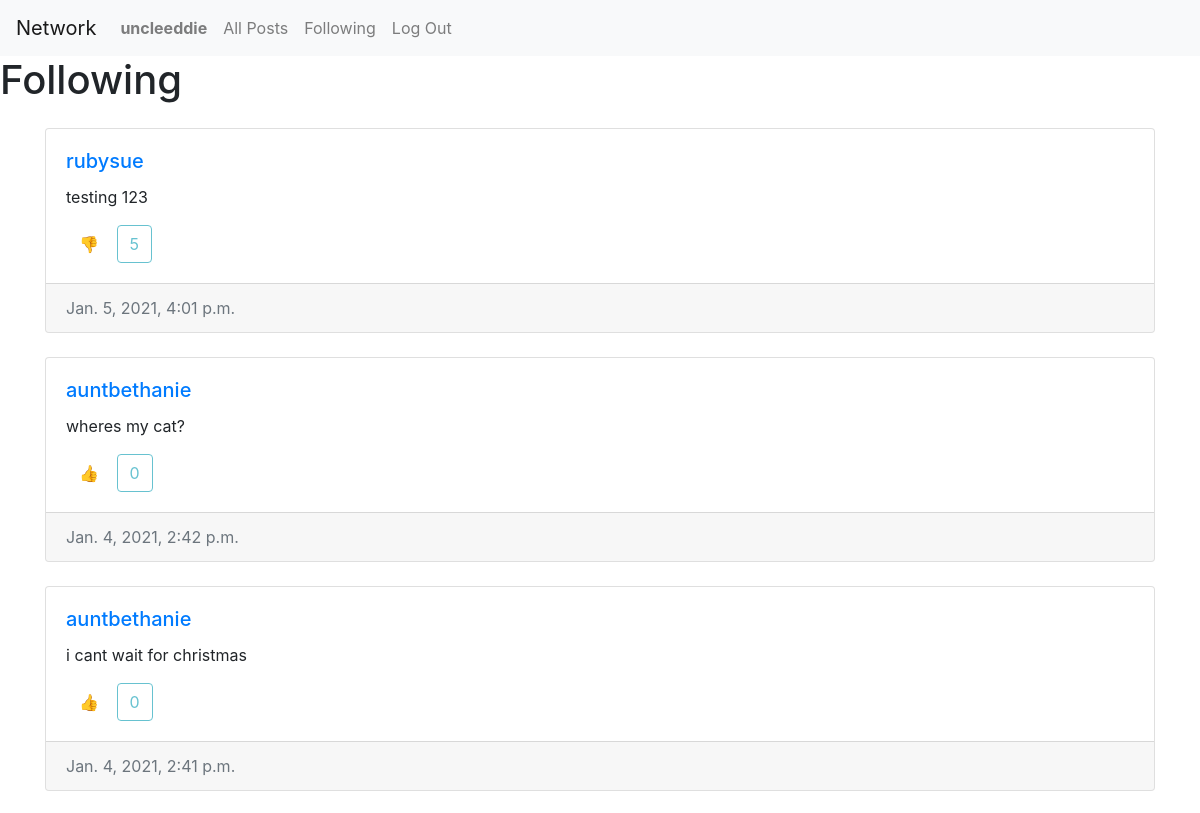
Page /following (signed in, upper part) on the earlier database version.
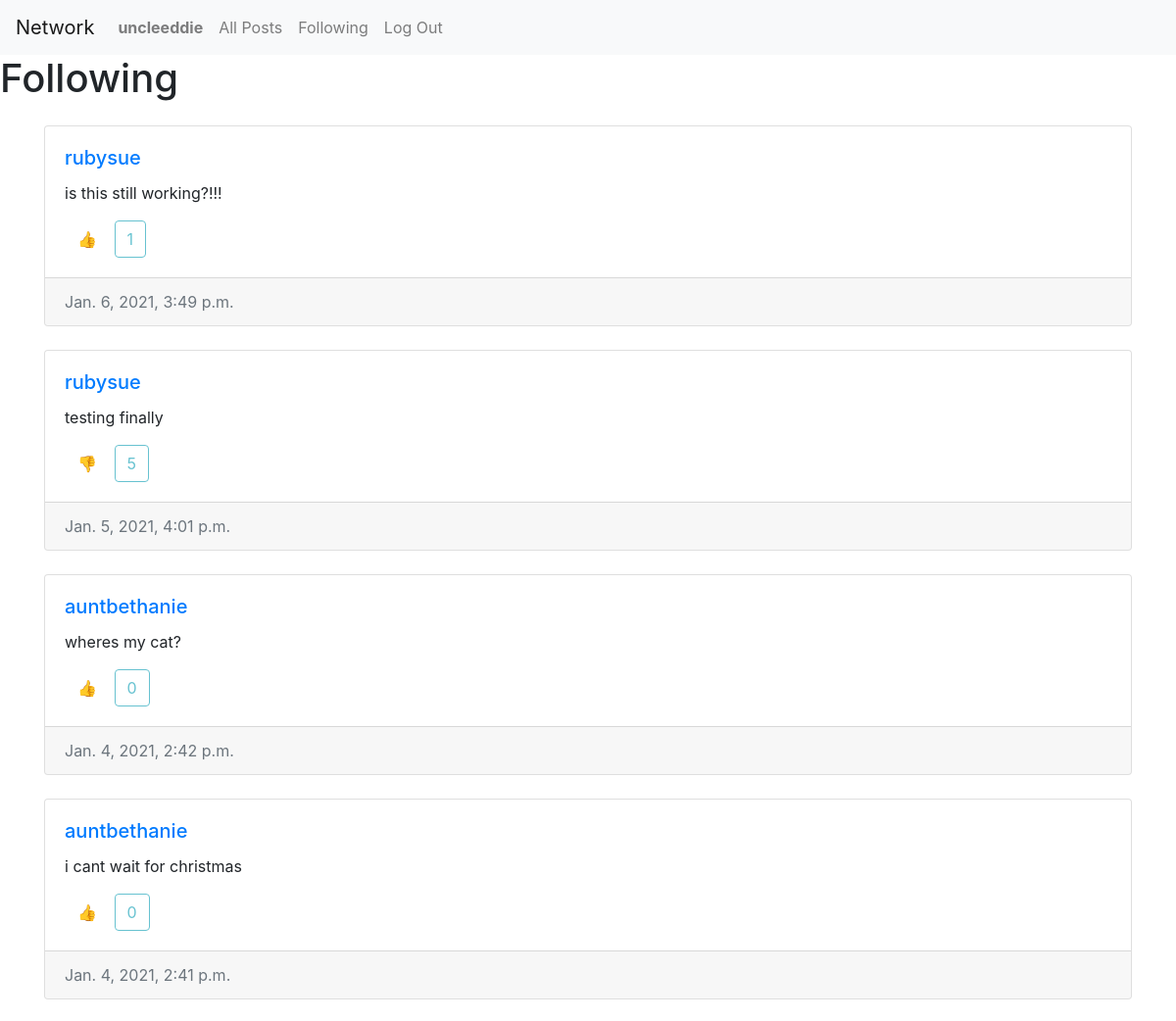
Same page on the later database version.
### network/models.py (models this page shows, shortened)
class Post(models.Model):
    user = models.ForeignKey(User, on_delete= models.CASCADE, related_name= "posts")
    content = models.TextField(blank=True)
    date_created = models.DateTimeField(auto_now_add=True)
    likers = models.ManyToManyField(User, blank=True, related_name="userslikes")

class User(AbstractUser):
    pass

### network/views.py (the view)
# urls.py: path("following", views.displayfollowing, name="following"),
@login_required
def displayfollowing(request):
    if request.method == "GET":
        follower = Follower.objects.get(user = request.user)
        usersfollowed = follower.following.all()
        if usersfollowed:
            posts = Post.objects.filter(reduce(lambda x,y : x | y, [Q(user=usr) for usr in usersfollowed])).order_by('-date_created')
        else:
            posts= ""
        paginator = Paginator(posts, 10)
        page_number = request.GET.get('page')
        page_obj = paginator.get_page(page_number)
        return render(request, "network/following.html", {
            "posts": posts,
            "page_obj": page_obj
        })

### network/templates/network/following.html (shortened to what this page needs)
{% extends "network/layout.html" %}
{% load static %}
{% block body %}
    <h1>Following</h1>
    {% if posts%}
    <div class="container mt-4 w-100">
        {%for post in page_obj%}
            <div class="card mb-4">
                <div class="card-body">
                    <h5 class="card-title"><a class="card-link" href="{% url 'profile' post.user %}">{{post.user}}</a></h5>
                    <p class="card-text" id="content{{post.id}}">{{post.content}}</p>
                    <div class="actions">
                        <div class="like-containter">
                            {% if request.user in post.likers.all%}
                            <button data-id="{{post.id}}" class="likebtn like{{post.id}} btn btn-small">👎</button>
                            {% else %}
                            <button data-id="{{post.id}}" class="likebtn like{{post.id}} btn btn-small">👍</button>
                            {% endif %}
                            <button type="button" disabled class="likecounter{{post.id}} btn btn-small btn-outline-info">{{post.likers.all.count}}</button>
                        </div>
                    </div>
                </div>
                <div class="card-footer text-muted">
                    {{post.date_created}}
                </div>
            </div>
        {% endfor %}
    </div>
    {% else %}
    <h4>You are not following an users at this time</h4>
    {% endif %}
{% endblock %}

Differences in the rows shown:
added Post: user "rubysue", content "is this still working?!!!", likers.all.count "1", date_created "Jan. 6, 2021, 3:49 p.m."
changed Post: content "testing 123" → "testing finally"
